Frame 1 (no input): blank canvas, image omitted
Frame 60 (no input): blank canvas, image omitted
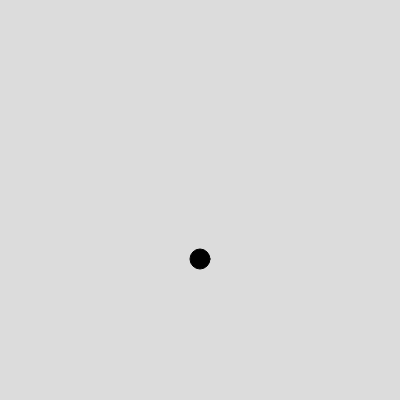
Frame 120 (the mouse pressed at the canvas centre since frame 60)

The p5.js sketch whose frames 1 and 60 were blank and that drew this single picture after the mouse press (run headless with seeded random() and noise() and a simulated clock; from frame 60 on, the mouse is pressed at the canvas centre):

// p5.js sketch
// ── sketch.js
// Project Title
// Your Name
// Date
//
// Extra for Experts:
// - describe what you did to take this project "above and beyond"



// list to store the balls & ball colour
let r = 0;
let g = 0;
let b = 0;
let balls = [];
let ballColor = 0;
let whiteBlack = false;

function setup() {
  createCanvas(400, 400);
}

function draw() {
  background(220);
  makeBall();
}

// make a ball when mouse is clicked + add it to list
function mousePressed() {
  let newBall = {
    x: mouseX,
    y: mouseY,
    color: ballColor,
  };
  balls.push(newBall);
}

// draw the balls
function makeBall() {
  for (let i = balls.length - 1; i >= 0; i--) {
    let ball = balls[i];
    fill(ball.color);
    ellipse(ball.x, ball.y, 20, 20);

    // move balls + keep them seperate from mouse
    ball.y += 1;

    // delete balls that are out of the canvas
    if (ball.y > height) {
      balls.splice(i, 1);
    }
  }
}

// changing colour of balls depending on key pressed
function keyPressed() {
  if (!whiteBlack && keyCode === 32) {
    whiteBlack = !whiteBlack;
    r = 255;
    g = 255;
    b = 255;
  }
  else if (keyCode === 32) {
    whiteBlack = !whiteBlack;
    r = 0; 
    g = 0;
    b = 0;
  }
  //   increasing rgb when ball is black
  if (!whiteBlack) {
    if (keyCode === 82) {
      r += 25;
    }
    else if (keyCode === 71) {
      g += 25;
    }
    else if (keyCode === 66) {
      b += 25;
    }
  }
  //   decreasing rgb when ball is white
  if (whiteBlack) {
    if (keyCode === 82) {
      g -= 25;
      b -= 25;
    }
    else if (keyCode === 71) {
      r -= 25;
      b -= 25;
    }
    else if (keyCode === 66) {
      r -= 25;
      g -= 25;
    }
  }
  //   assigning rgb value to balls
  ballColor = color(r, g, b);
}
